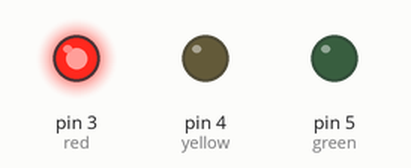
The sketch below on a simulated Arduino Uno, built with avr-gcc and run on an emulated ATmega328P. On the bench: output pins drawn as LEDs (lit = HIGH).

Above: at 2.0 s.
At 5.0 s:
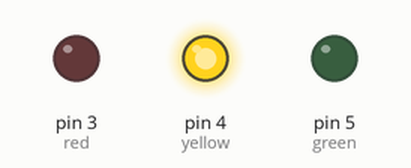
At 8.5 s:
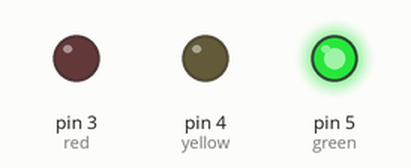
Timing chart, 0 to 14.3 s (numbered marks = the images above):
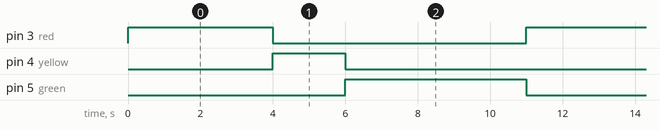

Measured:
- by itself, pin 3 (red): alternates HIGH for 4.0 s and LOW for 7.0 s
- by itself, pin 4 (yellow): alternates HIGH for 2.0 s and LOW for 9.0 s
- by itself, pin 5 (green): alternates HIGH for 5.0 s and LOW for 6.0 s

The sketch:

TRAFIC_LIGHT.ino
```cpp
const int red=3;
const int yellow=4;
const int green=5;
void setup() {
  // put your setup code here, to run once:
pinMode(red,OUTPUT);
pinMode(yellow,OUTPUT);
pinMode(green,OUTPUT);
}

void loop() {
  // put your main code here, to run repeatedly:
digitalWrite(red,HIGH);
digitalWrite(yellow,LOW);
digitalWrite(green,LOW);
delay(4000);
digitalWrite(red,LOW);
digitalWrite(yellow,HIGH);
delay(2000);
digitalWrite(yellow,LOW);
digitalWrite(green,HIGH);
delay(5000);

}
```
